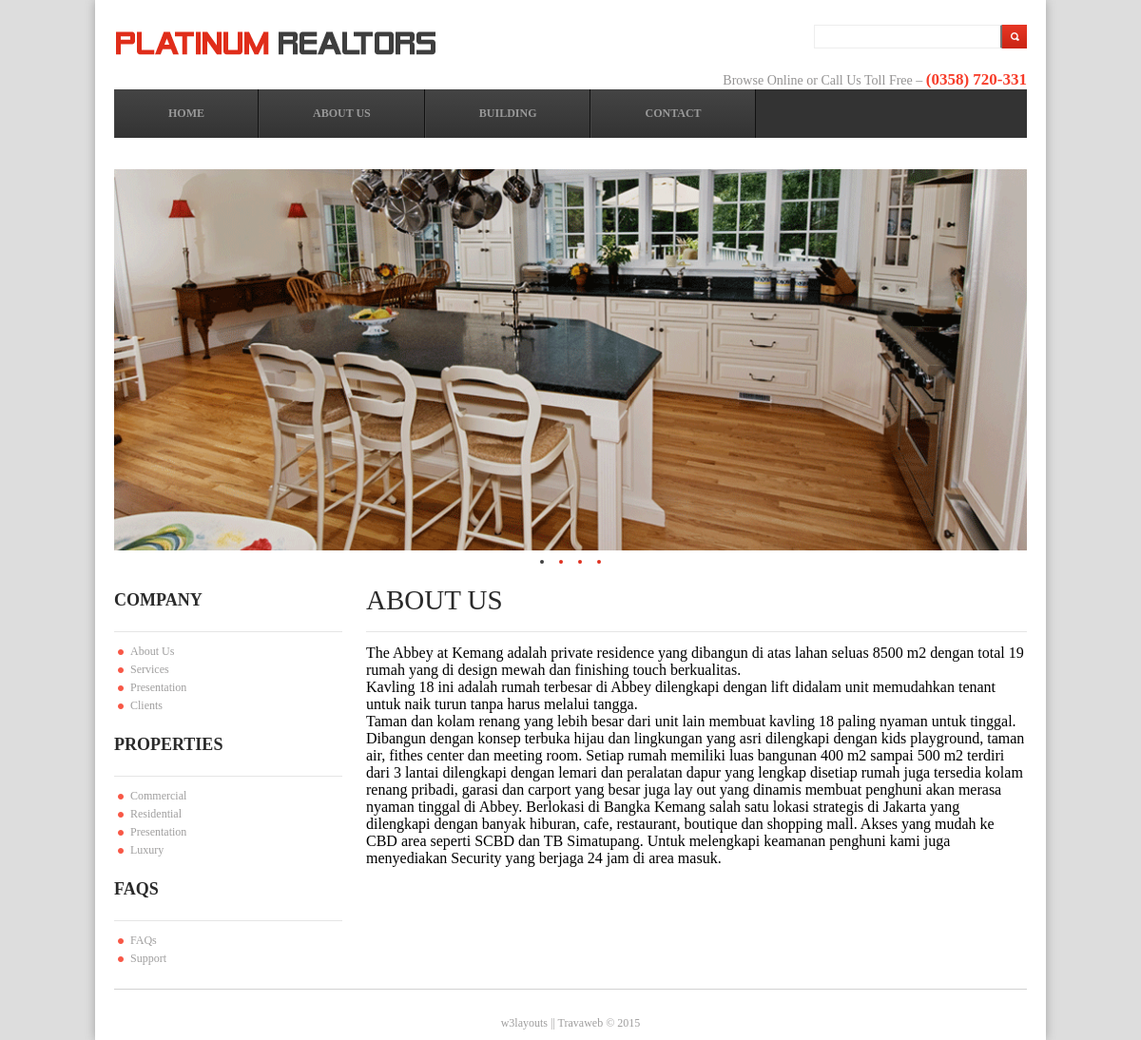
The app's page /halaman.php?read=about-us with its own data.
### tables this page shows
CREATE TABLE IF NOT EXISTS `posting` (
  `id_posting` int(11) NOT NULL AUTO_INCREMENT,
  `email` varchar(122) NOT NULL,
  `judul` varchar(122) NOT NULL,
  `judul_seo` varchar(122) NOT NULL,
  `isi_posting` text NOT NULL,
  `id_kategori` int(11) NOT NULL,
  `lihat` int(11) NOT NULL,
  `tanggal` date NOT NULL,
  `gambar` varchar(1222) NOT NULL,
  `alamat` varchar(122) NOT NULL,
  `luas` varchar(1222) NOT NULL,
  `harga` varchar(122) NOT NULL,
  `tahun` varchar(122) NOT NULL,
  PRIMARY KEY (`id_posting`)
);

### web/view/view.php (the view, shortened to what this page needs)
<div class="gallery">
 <?php
$d=mysql_query("select * from posting where judul_seo='$_GET[read]'");
$r=mysql_fetch_array($d);
echo "
<h4>$r[judul]</h4>";
echo "<p>$r[isi_posting]</p>";
?>
 </div>

### web/css/style.css (style rules this page uses)
html,body,div,span,applet,object,iframe,h1,h2,h3,h4,h5,h6,p,blockquote,pre,a,abbr,acronym,address,big,cite,code,del,dfn,em,img,ins,kbd,q,s,samp,small,strike,strong,sub,sup,tt,var,b,u,i,dl,dt,dd,ol,nav ul,nav li,fieldset,form,label,legend,table,caption,tbody,tfoot,thead,tr,th,td,article,aside,canvas,details,embed,figure,figcaption,footer,header,hgroup,menu,nav,output,ruby,section,summary,time,mark,audio,video { margin:0;padding:0;border:0;font-size:100%;font:inherit;vertical-align:baseline; }
body { font-family: georgia,palatino; background-color:#EEEEEE; background: #ddd; -webkit-background-size: cover; -moz-background-size: cover; -o-background-size: cover; background-size: cover; }
.gallery { float:right; width: 695px; }
.gallery h4 { color: #2A2A2A; font-family: "Agency FB" georgia,palatino; font-weight: 300; font-size: 29px; text-transform: uppercase; line-height: 35px; padding: 15px 0px; letter-spacing: 0px; border-bottom: 1px solid #e5e5e5; margin-bottom: 13px; }

### records on screen
posting: judul "ABOUT US", isi_posting "The Abbey at Kemang adalah private residence yang dibangun di atas lahan seluas 8500 m2 dengan total 19 rumah yang di design mewah dan finishing touch berkualitas. Kavling 18 ini adalah rumah terbesar di Abbey dilengkapi dengan lift didalam unit memudahkan tenant untuk naik turun tanpa harus melalui tangga. Taman dan kolam renang yang lebih besar dari unit lain membuat kavling 18 paling nyaman untuk tinggal. Dibangun dengan konsep terbuka hijau dan lingkungan yang asri dilengkapi dengan kids playground, taman air, fithes center dan meeting room. Setiap rumah memiliki luas bangunan 400 m2 sampai 500 m2 terdiri dari 3 lantai dilengkapi dengan lemari dan peralatan dapur yang lengkap disetiap…"
